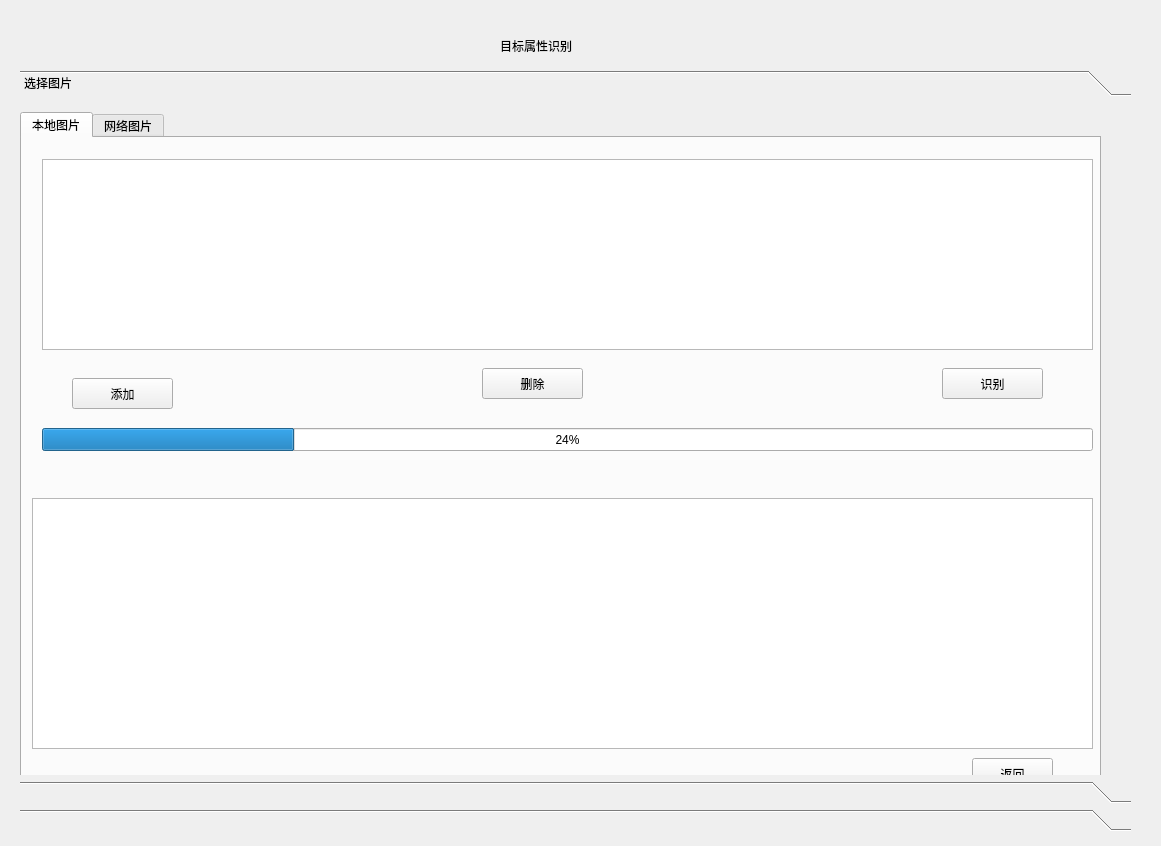
<?xml version="1.0" encoding="UTF-8"?>
<ui version="4.0">
 <class>Form</class>
 <widget class="QWidget" name="Form">
  <property name="geometry">
   <rect>
    <x>0</x>
    <y>0</y>
    <width>1161</width>
    <height>846</height>
   </rect>
  </property>
  <property name="windowTitle">
   <string>Form</string>
  </property>
  <widget class="QLabel" name="label">
   <property name="geometry">
    <rect>
     <x>500</x>
     <y>20</y>
     <width>201</width>
     <height>51</height>
    </rect>
   </property>
   <property name="styleSheet">
    <string notr="true">font: 24pt &quot;Agency FB&quot;;</string>
   </property>
   <property name="text">
    <string>目标属性识别</string>
   </property>
  </widget>
  <widget class="QToolBox" name="toolBox">
   <property name="geometry">
    <rect>
     <x>20</x>
     <y>70</y>
     <width>1111</width>
     <height>761</height>
    </rect>
   </property>
   <widget class="QWidget" name="toolBoxPage1">
    <property name="geometry">
     <rect>
      <x>0</x>
      <y>0</y>
      <width>1111</width>
      <height>683</height>
     </rect>
    </property>
    <attribute name="label">
     <string>选择图片</string>
    </attribute>
    <widget class="QTabWidget" name="tabWidget">
     <property name="geometry">
      <rect>
       <x>0</x>
       <y>10</y>
       <width>1081</width>
       <height>681</height>
      </rect>
     </property>
     <property name="currentIndex">
      <number>0</number>
     </property>
     <widget class="QWidget" name="tab">
      <attribute name="title">
       <string>本地图片</string>
      </attribute>
      <widget class="QListWidget" name="listWidget">
       <property name="geometry">
        <rect>
         <x>20</x>
         <y>21</y>
         <width>1051</width>
         <height>191</height>
        </rect>
       </property>
      </widget>
      <widget class="QPushButton" name="pushButton">
       <property name="geometry">
        <rect>
         <x>50</x>
         <y>240</y>
         <width>101</width>
         <height>31</height>
        </rect>
       </property>
       <property name="text">
        <string>添加</string>
       </property>
      </widget>
      <widget class="QPushButton" name="pushButton_2">
       <property name="geometry">
        <rect>
         <x>460</x>
         <y>230</y>
         <width>101</width>
         <height>31</height>
        </rect>
       </property>
       <property name="text">
        <string>删除</string>
       </property>
      </widget>
      <widget class="QPushButton" name="pushButton_3">
       <property name="geometry">
        <rect>
         <x>920</x>
         <y>230</y>
         <width>101</width>
         <height>31</height>
        </rect>
       </property>
       <property name="text">
        <string>识别</string>
       </property>
      </widget>
      <widget class="QListWidget" name="listWidget_3">
       <property name="geometry">
        <rect>
         <x>10</x>
         <y>360</y>
         <width>1061</width>
         <height>251</height>
        </rect>
       </property>
      </widget>
      <widget class="QProgressBar" name="progressBar">
       <property name="geometry">
        <rect>
         <x>20</x>
         <y>290</y>
         <width>1051</width>
         <height>23</height>
        </rect>
       </property>
       <property name="value">
        <number>24</number>
       </property>
      </widget>
      <widget class="QPushButton" name="pushButton_8">
       <property name="geometry">
        <rect>
         <x>950</x>
         <y>620</y>
         <width>81</width>
         <height>31</height>
        </rect>
       </property>
       <property name="text">
        <string>返回</string>
       </property>
      </widget>
     </widget>
     <widget class="QWidget" name="tab_2">
      <attribute name="title">
       <string>网络图片</string>
      </attribute>
      <widget class="QLabel" name="label_2">
       <property name="geometry">
        <rect>
         <x>300</x>
         <y>20</y>
         <width>201</width>
         <height>31</height>
        </rect>
       </property>
       <property name="styleSheet">
        <string notr="true">
font: 14pt &quot;微软雅黑&quot;;
</string>
       </property>
       <property name="text">
        <string>请输入网址：</string>
       </property>
      </widget>
      <widget class="QComboBox" name="comboBox">
       <property name="geometry">
        <rect>
         <x>440</x>
         <y>20</y>
         <width>331</width>
         <height>31</height>
        </rect>
       </property>
      </widget>
      <widget class="QListWidget" name="listWidget_2">
       <property name="geometry">
        <rect>
         <x>20</x>
         <y>80</y>
         <width>1051</width>
         <height>201</height>
        </rect>
       </property>
      </widget>
      <widget class="QPushButton" name="pushButton_4">
       <property name="geometry">
        <rect>
         <x>800</x>
         <y>20</y>
         <width>91</width>
         <height>31</height>
        </rect>
       </property>
       <property name="text">
        <string>搜索</string>
       </property>
      </widget>
      <widget class="QPushButton" name="pushButton_5">
       <property name="geometry">
        <rect>
         <x>220</x>
         <y>300</y>
         <width>91</width>
         <height>31</height>
        </rect>
       </property>
       <property name="text">
        <string>删除</string>
       </property>
      </widget>
      <widget class="QPushButton" name="pushButton_6">
       <property name="geometry">
        <rect>
         <x>670</x>
         <y>300</y>
         <width>91</width>
         <height>31</height>
        </rect>
       </property>
       <property name="text">
        <string>识别</string>
       </property>
      </widget>
      <widget class="QProgressBar" name="progressBar_3">
       <property name="geometry">
        <rect>
         <x>40</x>
         <y>350</y>
         <width>1041</width>
         <height>23</height>
        </rect>
       </property>
       <property name="value">
        <number>24</number>
       </property>
      </widget>
      <widget class="QListWidget" name="listWidget_7">
       <property name="geometry">
        <rect>
         <x>20</x>
         <y>401</y>
         <width>1051</width>
         <height>201</height>
        </rect>
       </property>
      </widget>
      <widget class="QPushButton" name="pushButton_7">
       <property name="geometry">
        <rect>
         <x>950</x>
         <y>620</y>
         <width>81</width>
         <height>31</height>
        </rect>
       </property>
       <property name="text">
        <string>返回</string>
       </property>
      </widget>
     </widget>
    </widget>
   </widget>
   <widget class="QWidget" name="toolBoxPage2">
    <property name="geometry">
     <rect>
      <x>0</x>
      <y>0</y>
      <width>98</width>
      <height>28</height>
     </rect>
    </property>
    <attribute name="label">
     <string/>
    </attribute>
   </widget>
   <widget class="QWidget" name="toolBoxPage3">
    <property name="geometry">
     <rect>
      <x>0</x>
      <y>0</y>
      <width>98</width>
      <height>28</height>
     </rect>
    </property>
    <attribute name="label">
     <string/>
    </attribute>
   </widget>
  </widget>
 </widget>
 <resources/>
 <connections>
  <connection>
   <sender>pushButton_7</sender>
   <signal>clicked()</signal>
   <receiver>Form</receiver>
   <slot>denglu_pane_show()</slot>
   <hints>
    <hint type="sourcelabel">
     <x>1043</x>
     <y>759</y>
    </hint>
    <hint type="destinationlabel">
     <x>1146</x>
     <y>744</y>
    </hint>
   </hints>
  </connection>
  <connection>
   <sender>pushButton_8</sender>
   <signal>clicked()</signal>
   <receiver>Form</receiver>
   <slot>denglu_pane_show()</slot>
   <hints>
    <hint type="sourcelabel">
     <x>1021</x>
     <y>759</y>
    </hint>
    <hint type="destinationlabel">
     <x>1134</x>
     <y>756</y>
    </hint>
   </hints>
  </connection>
 </connections>
 <slots>
  <slot>denglu_pane_show()</slot>
 </slots>
</ui>
